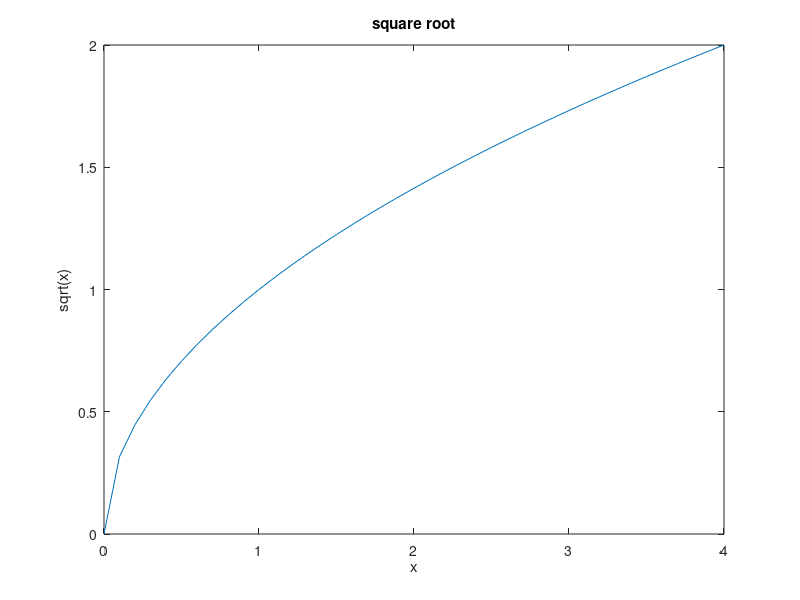
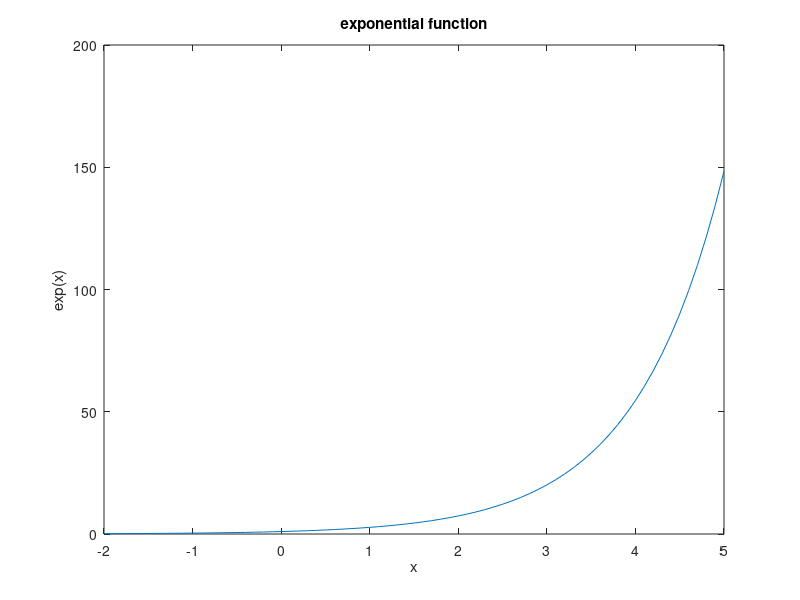
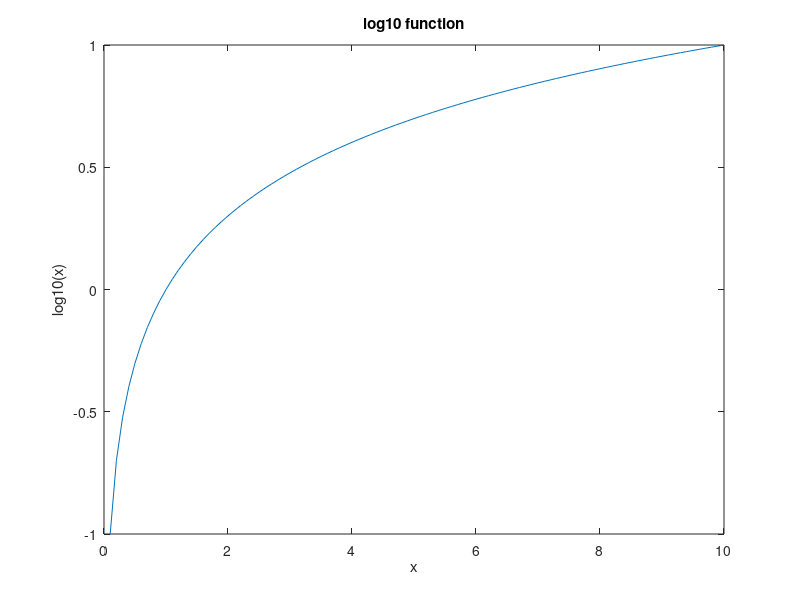
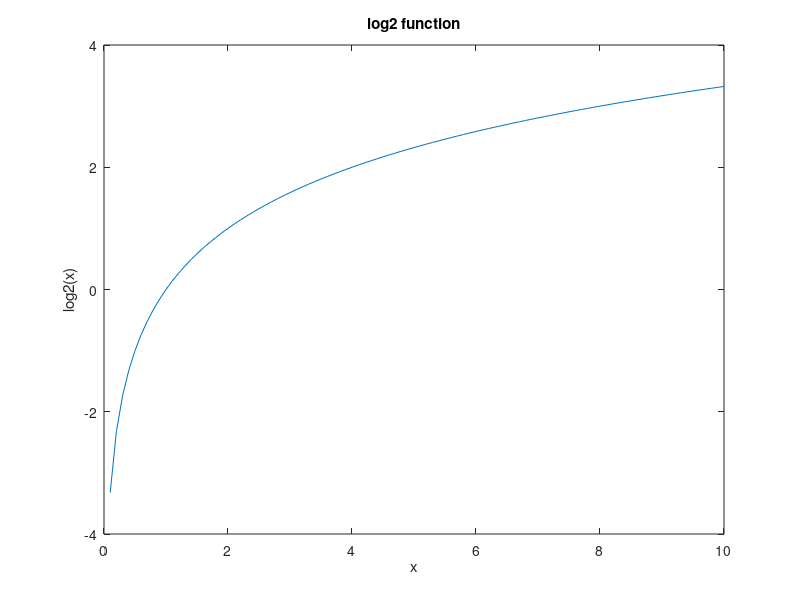

Recreate these plots in MATLAB, in order.
%% Lab 6: 2D Plotting
%
% Sophie Furtado
% 251250533
%
%% Exercise 1
%

% Clear workspace and command window
clear;
clc;

% Square root function
x = 0:0.1:4;
figure;
plot(x, sqrt(x));
title('square root');
xlabel('x');
ylabel('sqrt(x)');

% Exponential function
x = -2:0.1:5;
figure;
plot(x, exp(x));
title('exponential function');
xlabel('x');
ylabel('exp(x)');

% Log10 function
x = 0.1:0.1:10;
figure;
plot(x, log10(x));
title('log10 function');
xlabel('x');
ylabel('log10(x)');

% Log2 function
figure;
plot(x, log2(x));
title('log2 function');
xlabel('x');
ylabel('log2(x)');

% Exponential base10 function
x = -1:0.1:2;
figure;
plot(x, 10.^x);
title('exponential base10');
xlabel('x');
ylabel('10^x');

% Exponential base2 function
figure;
plot(x, 2.^x);
title('exponential base2');
xlabel('x');
ylabel('2^x');

% Sine function
x = -2 * pi:pi / 100:2 * pi;
figure;
plot(x, sin(x));
title('sine');
xlabel('x');
ylabel('sin(x)');

% Plot cosine function
figure;
plot(x, cos(x));
title('cosine');
xlabel('x');
ylabel('cos(x)');

% Tangent function
x = -pi / 2 + 0.01:0.01:pi / 2 - 0.01;
figure;
plot(x, tan(x));
title('tangent');
xlabel('x');
ylabel('tan(x)');

% Cotangent function
x1 = -0.8:0.01:-0.01;
x2 = 0.01:0.01:0.8;
x = [x1, x2];
figure;
plot(x, cot(x));
title('cotangent');
xlabel('x');
ylabel('cot(x)');

% Arcsine function
x = -1:0.01:1;
figure;
plot(x, asin(x));
title('arcsine');
xlabel('x');
ylabel('asin(x)');

% Arccosine function
figure;
plot(x, acos(x));
title('arccosine');
xlabel('x');
ylabel('acos(x)');

% Arctangent function
x = -10:0.01:10;
figure;
plot(x, atan(x));
title('arctangent');
xlabel('x');
ylabel('atan(x)');

% Arccotangent function
x1 = -0.8:0.01:-0.01;
x2 = 0.01:0.01:0.8;
x = [x1, x2];
figure;
plot(x, acot(x));
title('arccotangent');
xlabel('x');
ylabel('acot(x)');
